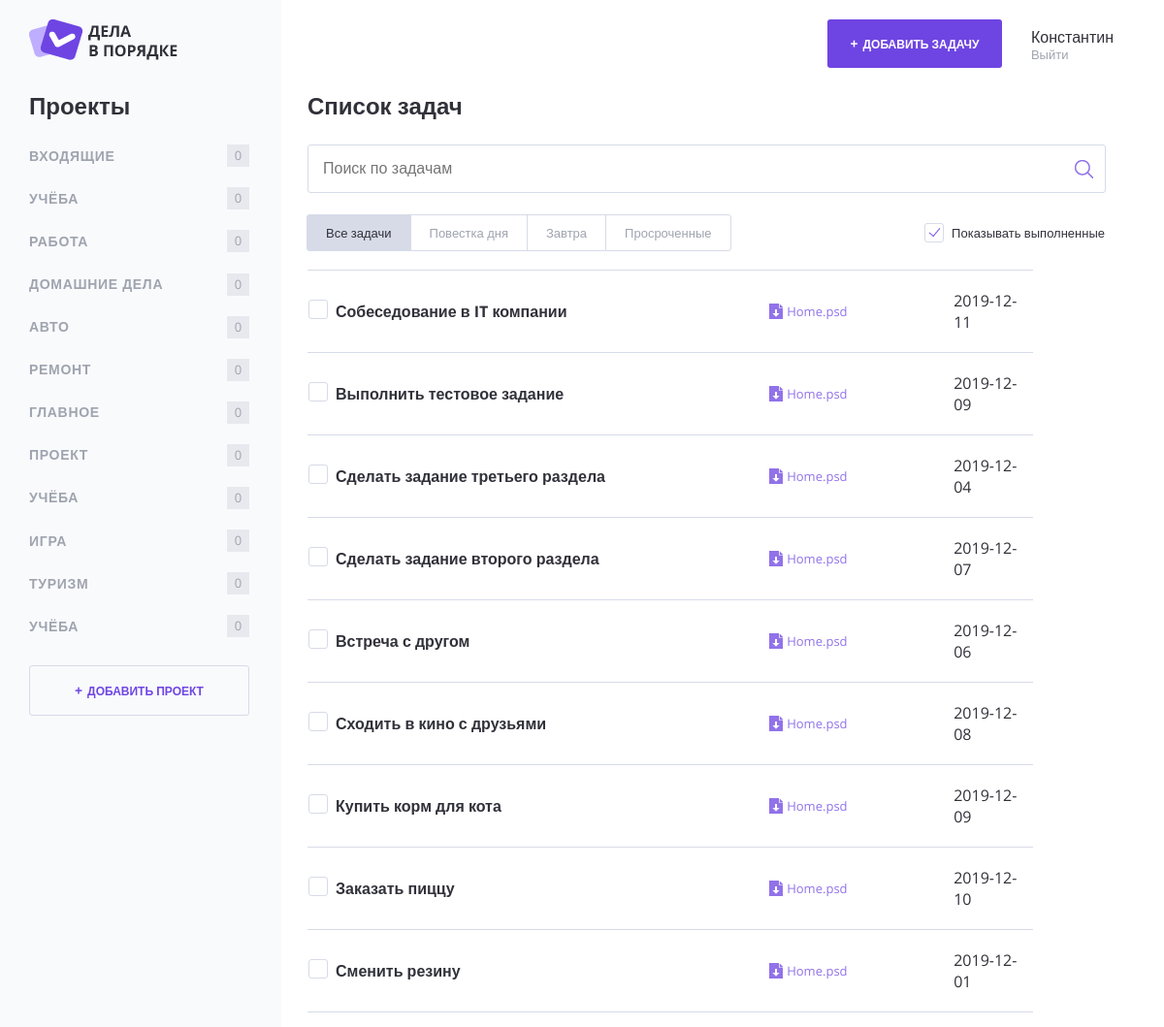
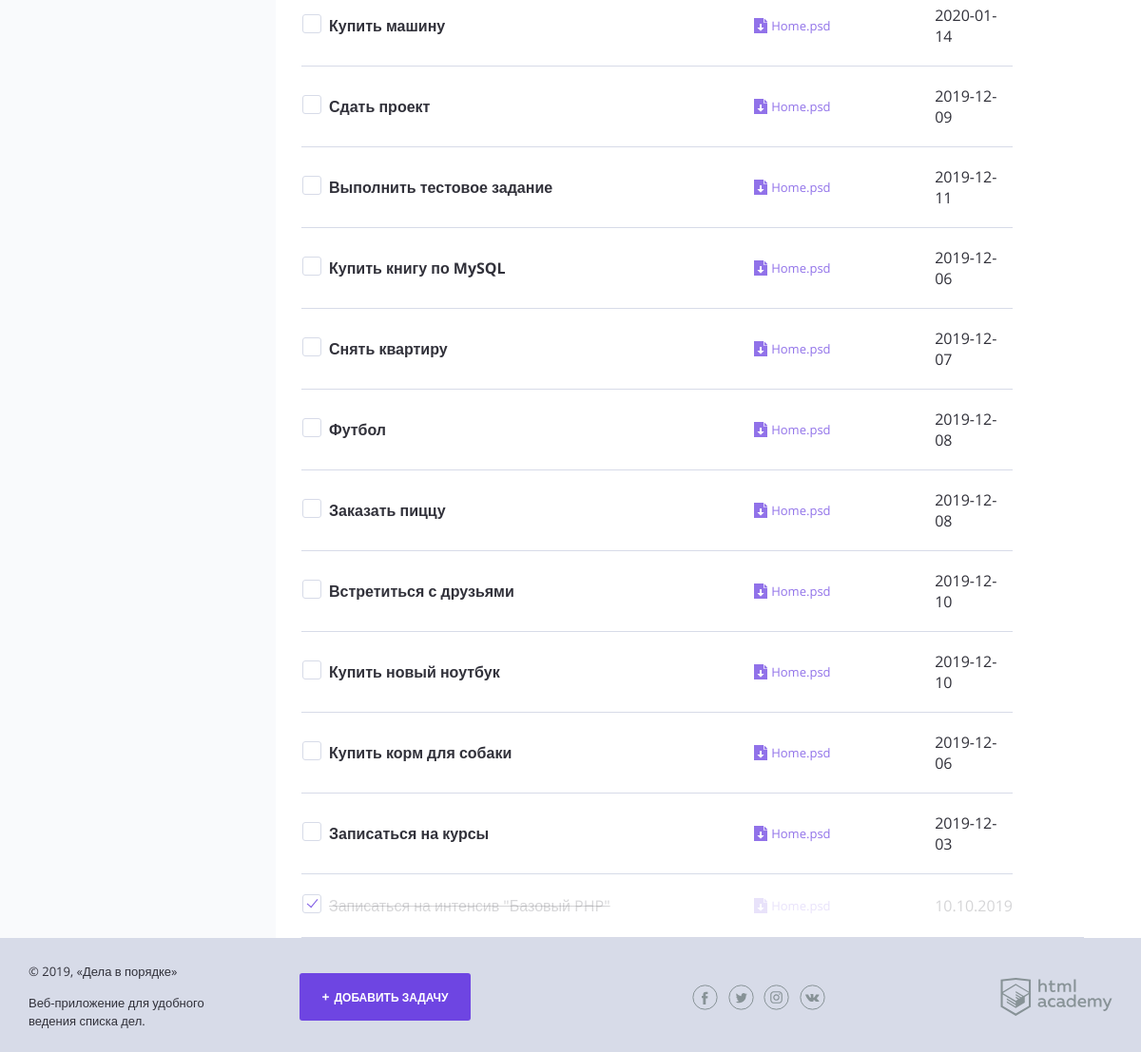
The page / on the database its author committed (2 pictures, top to bottom).
### tables this page shows
CREATE TABLE projects (
  id INT AUTO_INCREMENT PRIMARY KEY,
  name VARCHAR(255) NOT NULL,
  author_id INTEGER NOT NULL,
  created_at TIMESTAMP NOT NULL DEFAULT CURRENT_TIMESTAMP,
  FOREIGN KEY (author_id) REFERENCES users(id) ON DELETE CASCADE
);

CREATE TABLE tasks (
  id INT AUTO_INCREMENT PRIMARY KEY,
  title VARCHAR(255) NOT NULL,
  status SMALLINT NOT NULL DEFAULT 0 CHECK (status IN (0, 1)),
  created_at TIMESTAMP NOT NULL DEFAULT CURRENT_TIMESTAMP,
  deadline DATE,
  file_path VARCHAR(512),
  author_id INTEGER NOT NULL,
  project_id INTEGER,
  FOREIGN KEY (author_id) REFERENCES users(id) ON DELETE CASCADE,
  FOREIGN KEY (project_id) REFERENCES projects(id) ON DELETE SET NULL
);

### helpers.php (called while the page is built, shortened)
<?php
function include_template($name, array $data = [])
{
    $name = 'templates/' . $name;
    extract($data);
    require $name;
    $result = ob_get_clean();
    return $result;
}
function safe_html($value)
{
    return htmlspecialchars((string)$value, ENT_QUOTES, 'UTF-8');
}

### templates/main.php (the view, shortened to what this page needs)
<div class="content">
  <section class="content__side">
    <h2 class="content__side-heading">Проекты</h2>
    <nav class="main-navigation">
      <ul class="main-navigation__list">
        <?php foreach ($projects as $project): ?>
          <li class="main-navigation__list-item">
            <a class="main-navigation__list-item-link" href="#"><?= htmlspecialchars($project["name"]) ?></a>
            <span class="main-navigation__list-item-count">
              0
            </span>
          </li>
        <?php endforeach; ?>
      </ul>
    </nav>
    <a class="button button--transparent button--plus content__side-button"
      href="pages/form-project.html" target="project_add">Добавить проект</a>
  </section>
  <main class="content__main">
    <h2 class="content__main-heading">Список задач</h2>
    <form class="search-form" action="index.php" method="post" autocomplete="off">
      <input class="search-form__input" type="text" name="" value="" placeholder="Поиск по задачам">
      <input class="search-form__submit" type="submit" name="" value="Искать">
    </form>
    <div class="tasks-controls">
      <nav class="tasks-switch">
        <a href="/" class="tasks-switch__item tasks-switch__item--active">Все задачи</a>
        <a href="/" class="tasks-switch__item">Повестка дня</a>
        <a href="/" class="tasks-switch__item">Завтра</a>
        <a href="/" class="tasks-switch__item">Просроченные</a>
      </nav>
      <label class="checkbox">
        <span class="checkbox__text">Показывать выполненные</span>
      </label>
    </div>
    <table class="tasks">
      <?php foreach ($tasks as $key => $task): ?>
        <tr class="tasks__item task">
          <td class="task__select">
            <label class="checkbox task__checkbox">
              <span class="checkbox__text"><?= safe_html($task["title"]); ?></span>
            </label>
          </td>
          <?php if ($show_complete_tasks > 0): ?>
            <td class="task__file">
              <a class="download-link" href="#">Home.psd</a>
            </td>
          <?php endif; ?>
          <td class="task__date"><?= safe_html($task["deadline"]) ?? "12.04.2019"; ?></td>
        </tr>
      <?php endforeach; ?>
      <?php if ($show_complete_tasks > 0): ?>
        <tr class="tasks__item task task--completed">
          <td class="task__select">
            <label class="checkbox task__checkbox">
              <span class="checkbox__text">Записаться на интенсив "Базовый PHP"</span>
            </label>
          </td>
          <?php if ($show_complete_tasks > 0): ?>
            <td class="task__file">
              <a class="download-link" href="#">Home.psd</a>
            </td>
          <?php endif; ?>
          <td class="task__date">10.10.2019</td>
          <td class="task__controls">
          </td>
        </tr>
      <?php endif; ?>
    </table>
  </main>
</div>

### templates/layout.php (shortened to what this page needs)
<!DOCTYPE html>
<html lang="ru">
<head>
  <link rel="stylesheet" href="css/normalize.css">
  <link rel="stylesheet" href="css/style.css">
  <link rel="stylesheet" href="css/flatpickr.min.css">
</head>
<body>
  <div class="page-wrapper">
    <div class="container container--with-sidebar">
      <header class="main-header">
        <a href="/">
          <img src="img/logo.png" width="153" height="42" alt="Логотип Дела в порядке">
        </a>
        <div class="main-header__side">
          <a class="main-header__side-item button button--plus open-modal" href="pages/form-task.html">Добавить задачу</a>
          <div class="main-header__side-item user-menu">
            <div class="user-menu__data">
              <p>Константин</p>
              <a href="#">Выйти</a>
            </div>
          </div>
        </div>
      </header>
      <?= $content; ?>
    </div>
  </div>
  <footer class="main-footer">
    <div class="container">
      <div class="main-footer__copyright">
        <p>© 2019, «Дела в порядке»</p>
        <p>Веб-приложение для удобного ведения списка дел.</p>
      </div>
      <a class="main-footer__button button button--plus" href="pages/form-task.html">Добавить задачу</a>
      <div class="main-footer__social social">
        <a class="social__link social__link--facebook" href="#">
        </a>
        <a class="social__link social__link--twitter" href="#">
        </a>
        <a class="social__link social__link--instagram" href="#">
        </a>
        <a class="social__link social__link--vkontakte" href="#">
        </a>
      </div>
      <div class="main-footer__developed-by">
        <a href="https://htmlacademy.ru/intensive/php">
          <img src="img/htmlacademy.svg" alt="HTML Academy" width="118" height="40">
        </a>
      </div>
    </div>
  </footer>
</body>
</html>

### index.php (shortened to what this page needs)
<?php
require_once("helpers.php");
require_once("data.php");
require_once("init.php");
if (!$connect) {
  $error = mysqli_connect_error();
} else {
  $sql = "SELECT * FROM projects";
  $result = mysqli_query($connect, $sql);
  if ($result) {
    $projects = mysqli_fetch_all($result, MYSQLI_ASSOC);
  } else {
    $error = mysqli_error($connect);
  }
}
if (!$connect) {
  $error = mysqli_connect_error();
} else {
  $sql = "SELECT * FROM tasks";
  $result = mysqli_query($connect, $sql);
  if ($result) {
    $tasks = mysqli_fetch_all($result, MYSQLI_ASSOC);
  } else {
    $error = mysqli_error($connect);
  }
}
$show_complete_tasks = rand(0, 1);
$page_content = include_template("main.php", [
  "projects" => $projects,
  "tasks" => $tasks,
  "show_complete_tasks" => $show_complete_tasks
]);
$layout_content = include_template("layout.php", [
  "title" => "Главная",
  "content" => $page_content
]);
print($layout_content);

### rows shown on the page
projects: name "ВХОДЯЩИЕ"
projects: name "УЧЁБА"
projects: name "РАБОТА"
projects: name "ДОМАШНИЕ ДЕЛА"
projects: name "АВТО"
projects: name "РЕМОНТ"
projects: name "ГЛАВНОЕ"
projects: name "ПРОЕКТ"
projects: name "УЧЁБА"
projects: name "ИГРА"
projects: name "ТУРИЗМ"
projects: name "УЧЁБА"
tasks: title "Собеседование в IT компании", deadline "2019-12-11"
tasks: title "Выполнить тестовое задание", deadline "2019-12-09"
tasks: title "Сделать задание третьего раздела", deadline "2019-12-04"
tasks: title "Сделать задание второго раздела", deadline "2019-12-07"
tasks: title "Встреча с другом", deadline "2019-12-06"
tasks: title "Сходить в кино с друзьями", deadline "2019-12-08"
tasks: title "Купить корм для кота", deadline "2019-12-09"
tasks: title "Заказать пиццу", deadline "2019-12-10"
tasks: title "Сменить резину", deadline "2019-12-01"
tasks: title "Купить машину", deadline "2020-01-14"
tasks: title "Сдать проект", deadline "2019-12-09"
tasks: title "Выполнить тестовое задание", deadline "2019-12-11"
tasks: title "Купить книгу по MySQL", deadline "2019-12-06"
tasks: title "Снять квартиру", deadline "2019-12-07"
tasks: title "Футбол", deadline "2019-12-08"
tasks: title "Заказать пиццу", deadline "2019-12-08"
tasks: title "Встретиться с друзьями", deadline "2019-12-10"
tasks: title "Купить новый ноутбук", deadline "2019-12-10"
tasks: title "Купить корм для собаки", deadline "2019-12-06"
tasks: title "Записаться на курсы", deadline "2019-12-03"
